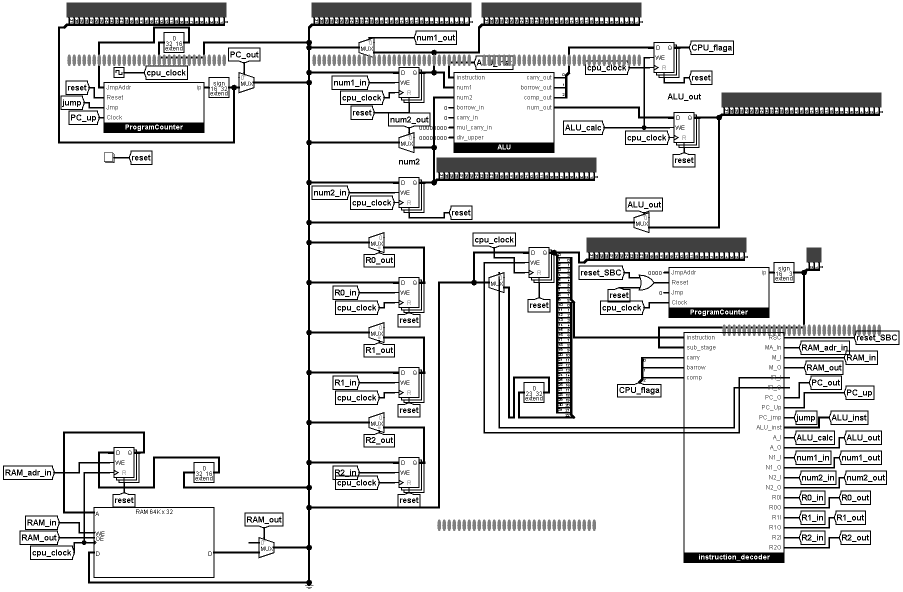
#> input picture cpu.png, 1805 x 1184 px (shown at 1/2 size)
$ python img2hx.py
#> lines starting #> are read from the running program, lines starting #| are printed output that depends on the picture
#> the answer given: ../cpu.png
import tkinter as tk
from tkinter import filedialog
from PIL import Image

def image_to_pixel_values(image_path, output_file):
    # Open the image
#> called with image_path = '../cpu.png', output_file = 'out.png'
    with Image.open(image_path) as img:
        # Resize the image to 640x480
#> img is the input picture: PIL image 1805x1184 RGB; min 0, max 255, mean 227.6
        img = img.resize((640, 480))
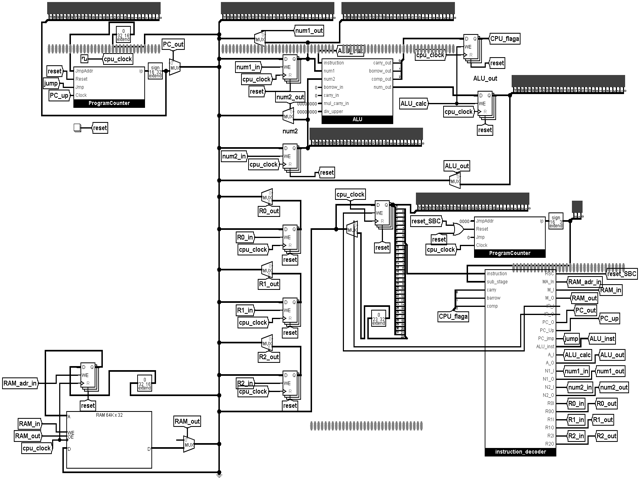
#> img: PIL image 640x480 RGB; min 0, max 255, mean 227
        # Ensure the image is in RGB mode
        img = img.convert('RGB')
        # Get the width and height of the image
        width, height = img.size
#> width = 640; height = 480
        # Open the output file for writing in binary mode
        with open(output_file, 'w') as file:
            # Iterate over each pixel in the image
            for y in range(height):
                for x in range(width):
                    # Get the RGB values of the pixel
                    r, g, b = img.getpixel((x, y))
                    # Convert the RGB values to hex format
                    hex_value = "00" + format(r, '02X') + format(g, '02X') + format(b, '02X') + "\n"
                    # Write the hex value to the file
                    file.write(hex_value)

def main():
    # Create a tkinter root window
    root = tk.Tk()
    root.withdraw()  # Hide the root window

    # Ask the user to select the input image file
    image_path = filedialog.askopenfilename(
        title="Select an Image File",
        filetypes=[("Image files", "*.png;*.jpg;*.jpeg;*.bmp;*.gif;*.webp")]
    )
    if not image_path:
        print("No image file selected.")
        return

    # Ask the user to select the output text file
    output_file = filedialog.asksaveasfilename(
        title="Save Output File",
        defaultextension=".txt",
        filetypes=[("Text files", "*.txt"), ("Hex Files", "*.hex")]
    )
    if not output_file:
        print("No output file selected.")
        return

    # Process the image and write the pixel values to the output file
    image_to_pixel_values(image_path, output_file)
    print(f"Pixel values have been written to {output_file}")

if __name__ == "__main__":
    main()
